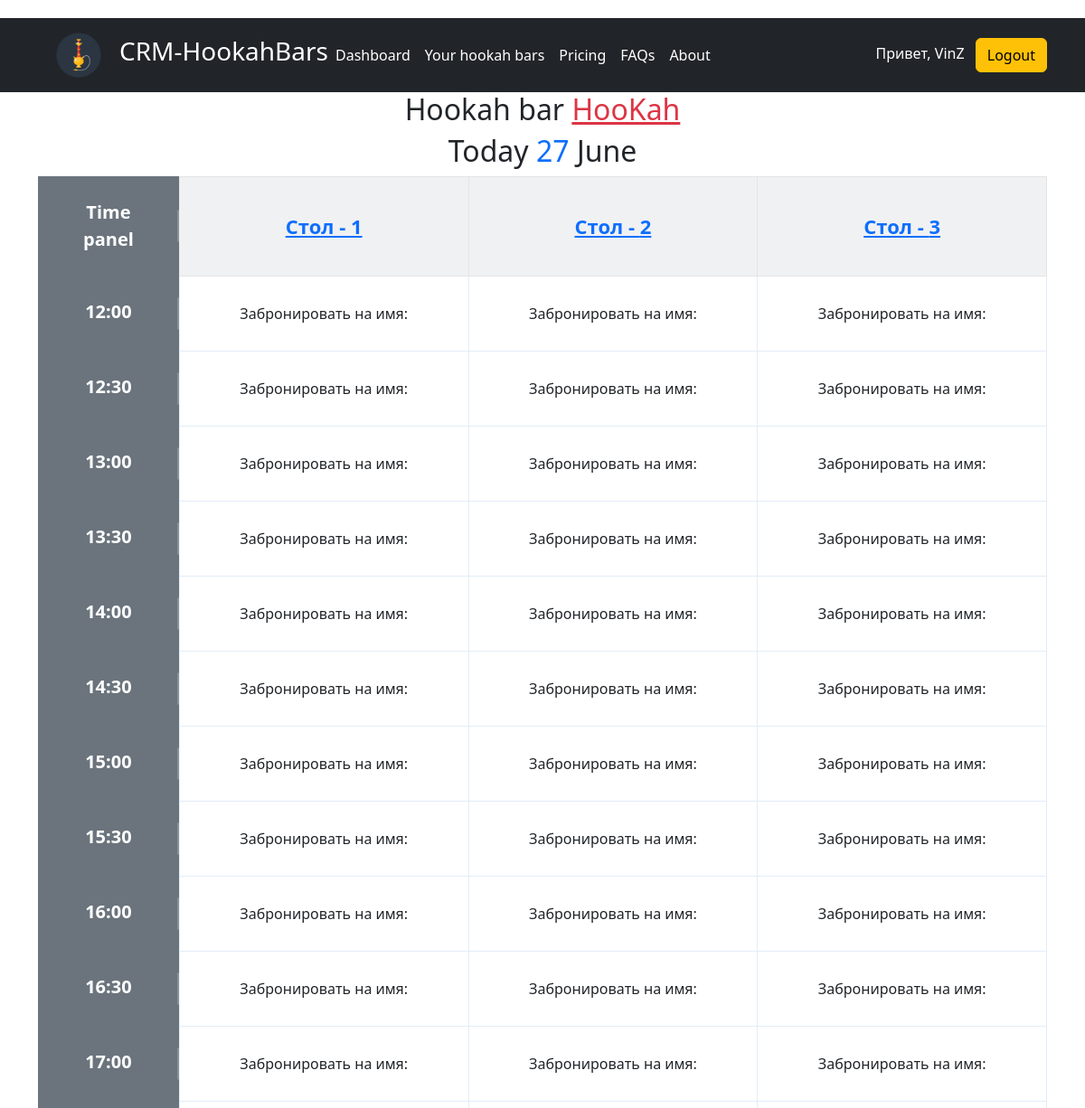
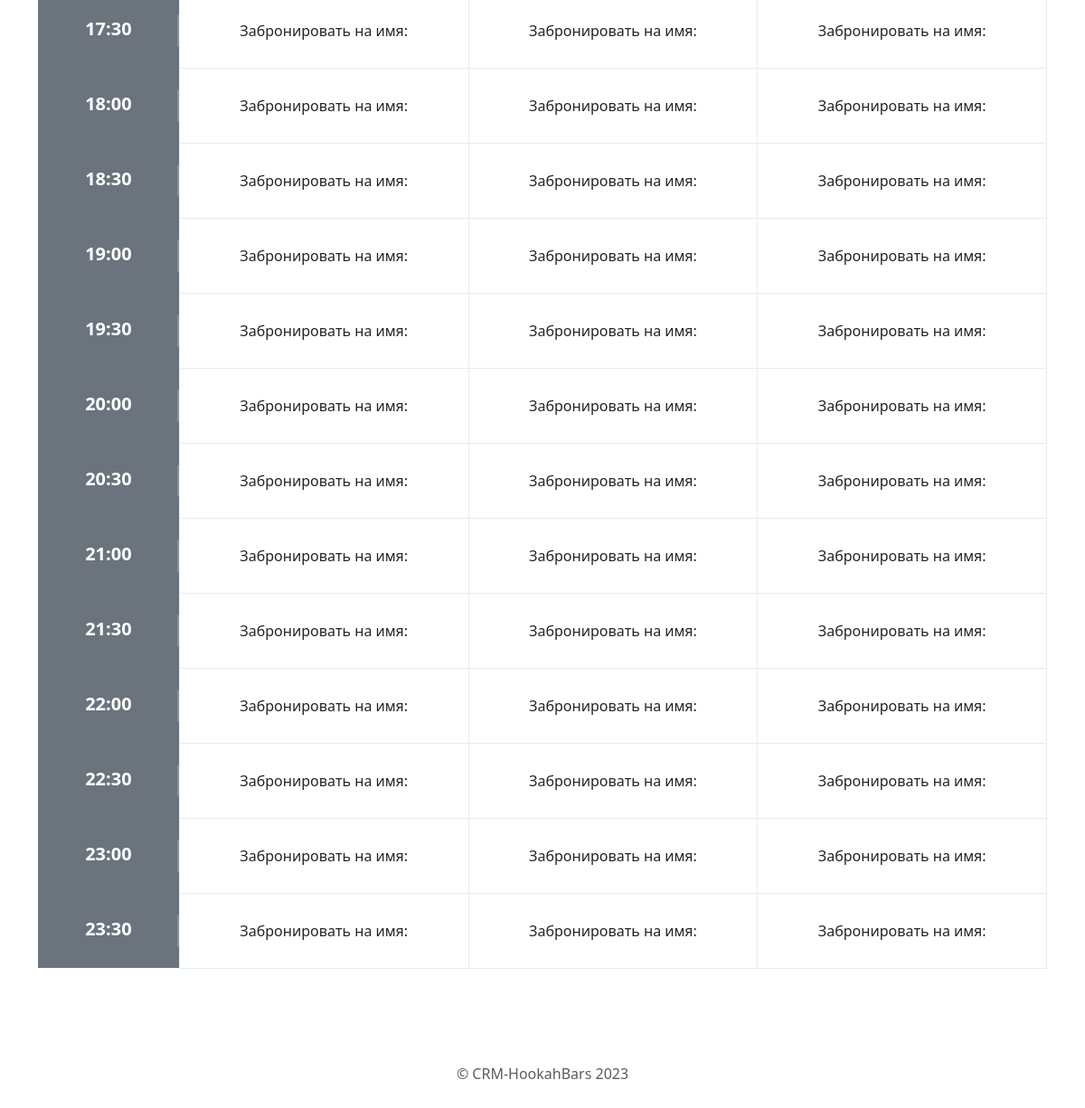
/dashboard/HooKah (signed in), run on the app's committed database (2 pictures, top to bottom).
### crmapp/user/models.py (models this page shows, shortened)
class User(db.Model, UserMixin):
    __tablename__: str = "users"
    id = db.Column(db.Integer, primary_key=True)
    username = db.Column(
        db.String(),
        index=True,
        nullable=False,
        unique=True
    )
    password = db.Column(db.String(), nullable=False)
    email = db.Column(
        db.String(),
        unique=True,
        nullable=False
    )
    role = db.Column(
        db.Enum(RolesEnum),
        nullable=False,
        index=True,
        default=RolesEnum.manager
    )
    hookahs = db.relationship(
        'Hookah',
        backref='user',
        lazy='dynamic'
    )
    @property
    def is_admin(self) -> bool:
        return self.role == RolesEnum.admin

### crmapp/hookahs/models.py (models this page shows, shortened)
class Hookah(db.Model):
    __tablename__ = 'hookahs'
    id = db.Column(db.Integer, primary_key=True)
    name_hookah = db.Column(db.String, unique=True, nullable=False)
    tables = db.relationship(
        'Table',
        backref='hookah',
        lazy='dynamic'
    )
    worker_days = db.relationship(
        'WorkerDay',
        backref='hookah',
        lazy='dynamic'
    )
    user_id = db.Column(
        db.Integer,
        db.ForeignKey('users.id', ondelete='CASCADE'),
        index=True
    )

### crmapp/tables/models.py (models this page shows, shortened)
class Table(db.Model):
    __tablename__: str = "tables"
    id = db.Column(db.Integer, primary_key=True)  # первичный ключ
    table_number = db.Column(db.String, nullable=False)  # nullable=False - не может быть пустым
    description = db.Column(db.Text)
    total_of_persons = db.Column(
        db.Integer,
        nullable=False,
        default=4
    )
    table_state = db.Column(
        db.Enum(TableStateEnum),
        default=TableStateEnum.free
    )
    booked = db.relationship(
        'DateTimeBooked',
        backref='table_number',
        lazy='dynamic'
    )
    hookah_id = db.Column(
        db.Integer,
        db.ForeignKey('hookahs.id', ondelete='CASCADE'),
        index=True
    )

### crmapp/dashboards/views.py (the view)
@blueprint.route('/dashboard/<name_hookah>')
def bar_dashboard(name_hookah):
    bar = Hookah.query.filter_by(name_hookah=name_hookah).first()
    title = name_hookah
    today = datetime.utcnow()
    month = calendar.month_name[today.month]
    weekday = get_day_week_today(today)
    working_day = bar.worker_days.filter_by(week_day=weekday).first()
    time_panel_list: list[tuple[str, str]] = working_day.get_time_panel_list
    tables_list = bar.tables.all()
    booking_form = BookingForm()
    new_time_panel_list = []
    for table in tables_list:
        table_booking = table.booked.filter(DateTimeBooked.start_date_time_brooke >= today.date()).all()
        for time_period in time_panel_list:
            l = len(time_period)
            for booking_item in table_booking:
                if time_period[0] == booking_item.start_date_time_brooke.time().strftime("%H:%M"):
                    time_period.append(booking_item)
                    break
            if len(time_period) == l:
                time_period.append((table.id, None))
    return render_template(
        "dashboards/bar_dashboard.html",
        title=title,
        tables_list=tables_list,
        time_panel_list=time_panel_list,
        today=today,
        month=month,
        booking_form=booking_form
    )

### crmapp/__init__.py (called while the page is built)
def create_app() -> Flask:
    app = Flask(__name__)
    app.config.from_pyfile('config.py')
    db.init_app(app)
    migrate = Migrate(app, db)
    from .user import models
    from .hookahs import models
    if not os.path.isfile('crmapp.db'):
        with app.app_context():
            db.create_all()
    login_manager = LoginManager()
    login_manager.init_app(app)
    login_manager.login_view = 'user.login'
    init_blueprints(app)
    @login_manager.user_loader
    def load_user(user_id):
        return User.query.get(user_id)
    @app.errorhandler(404)
    def page_not_found(error):
        return render_template('404.html', title="Oops! Page Not Found", error=error), 404
    return app

### crmapp/dashboards/views.py (called while the page is built)
def get_day_week_today(today: datetime.utcnow()) -> WeekDayEnum:
    for day in WeekDayEnum:
        if day.value[2] == today.date().isoweekday():
            return day

### crmapp/time_fuctions.py (called while the page is built)
def get_time_period(period: time.minute) -> str:
    return (DT.combine(date.today(), time(0, 0)) + timedelta(minutes=period)).time().strftime("%H:%M")

### crmapp/templates/dashboards/bar_dashboard.html (shortened to what this page needs)
{% extends "base.html" %}
{% block content %}
    <div class="container" xmlns="http://www.w3.org/1999/html">
        <div class="w-95 w-md-75 w-lg-60 w-xl-55 mx-auto mb-6 text-center">
            <h2 class="text-center">
                Hookah bar
                <a href="{{ url_for('hookahs.bar_edit', name_hookah=name_hookah) }}" class="text-danger">
                    {{ title }}
                </a>
            </h2>
            <div class="subtitle alt-font">
                <h2 class="text-center">
                    Today
                    <span class="text-primary">{{ today.day }}</span>
                    <span class="title">{{ month }}</span>
                </h2>
            </div>
        </div>
        <div class="row">
            <div class="col-md-12">
                <div class="schedule-table">
                    <table class="table bg-white">
                        <tr>
                            <th>Time panel</th>
                            {% for table in tables_list %}
                                <td class="day">
                                    <a href="{{ url_for('tables.table_edit', table_id=table.id) }}">
                                        Стол - {{ table.table_number }}
                                    </a>
                                </td>
                            {% endfor %}
                        </tr>
                        {% for time_tuple in time_panel_list %}
                            <tr>
                                <th>{{ time_tuple[0] }}</th>
                                {% for item in time_tuple[2:] %}
                                    {% if item[1] == None %}
                                        <td class="active">
                                            <form action="{{ url_for(
                                                'dashboards.booking',
                                                name_hookah=title,
                                                table_id=item[0]
                                                ) }}" method="post">
                                                <p>
                                                    Забронировать на имя:
                                                </p>
                                            </form>
                                        </td>
                                    {% endif %}
                                {% endfor %}
                            </tr>
                        {% endfor %}
                    </table>
                </div>
            </div>
        </div>
    </div>
{% endblock %}

### crmapp/templates/header.html (shortened to what this page needs)
<header class="p-3 bg-dark text-white">
    <div class="container">
        <div class="d-flex flex-wrap align-items-center justify-content-center justify-content-lg-start">
            <img width="50" height="50" hspace="20" src="{{ url_for('static', filename='favicon.ico') }}">
            <a href="/home/" class="d-flex align-items-center mb-2 mb-lg-0 text-white text-decoration-none">
                <h3>CRM-HookahBars</h3>
            </a>
            <ul class="nav col-12 col-lg-auto me-lg-auto mb-2 justify-content-center mb-md-0">
                <li class="nav-item active">
                    <a href="{{ url_for('hookahs.bars') }}" class="nav-link px-2 text-white">
                        Dashboard
                    </a>
                </li>
                <li class="nav-item active">
                    <a href="{{ url_for('hookahs.bars') }}" class="nav-link px-2 text-white">
                        Your hookah bars
                    </a>
                </li>
                <li class="nav-item active"><a href="#" class="nav-link px-2 text-white">Pricing</a></li>
                <li class="nav-item active"><a href="#" class="nav-link px-2 text-white">FAQs</a></li>
                <li class="nav-item active"><a href="#" class="nav-link px-2 text-white">About</a></li>
            </ul>
            <div class="text-end">
                {% if current_user.is_authenticated %}
                    <span class="px-2 text-white">Привет, {{ current_user.username }}</span>
                    <a href="{{ url_for('user.logout') }}" class="btn btn-warning" role="button">Logout</a>
                {% else %}
                    <a href="{{ url_for('user.login') }}" class="btn btn-outline-light me-2" role="button">Login</a>
                    <a href="{{ url_for('user.register') }}" class="btn btn-warning" role="button">Sign-up</a>
                {% endif %}
            </div>
        </div>
    </div>
</header>

### crmapp/static/styles.css (style rules this page uses)
html, body { height: 100%; }
body { margin-top:20px; }
.schedule-table table th { width: 10%; background: #6b747d; }
.schedule-table table th { padding: 25px 50px; color: #fff; text-align: center; font-size: 20px; font-weight: 800; position: relative; border: 0; }
.schedule-table table th:before { content: ""; width: 3px; height: 35px; background: rgba(255, 255, 255, 0.2); position: absolute; right: -1px; top: 50%; transform: translateY(-50%); }
.schedule-table table tbody td { vertical-align: middle; border: 1px solid #e2edf8; font-weight: 500; padding: 30px; text-align: center; }
.schedule-table table tbody td.day { font-size: 22px; font-weight: 600; background: #f0f1f3; border: 1px solid #e4e4e4; position: relative; transition: all 0.3s linear 0s; min-width: 165px; }
.schedule-table table tbody td.active { position: relative; z-index: 10; transition: all 0.3s linear 0s; min-width: 165px; }
.schedule-table table tbody td.active p { font-size: 16px; line-height: normal; margin-bottom: 0; }
.schedule-table table tbody td.active::before { position: absolute; content: ""; min-width: 100%; min-height: 100%; transform: scale(0); top: 0; left: 0; z-index: -1; border-radius: 0.25rem; transition: all 0.3s linear 0s; }

### data on the page
User: username "VinZ"
Hookah: name_hookah "HooKah"
Table: table_number "1"
Table: table_number "2"
Table: table_number "3"

### other printed values
{{ time_tuple[0] }} "12:00" "12:30" "13:00" "13:30" "14:00" "14:30" "15:00" "15:30" "16:00" "16:30" "17:00" "17:30" "18:00" "18:30" "19:00" "19:30" "20:00" "20:30" "21:00" "21:30" "22:00" "22:30" "23:00" "23:30"
